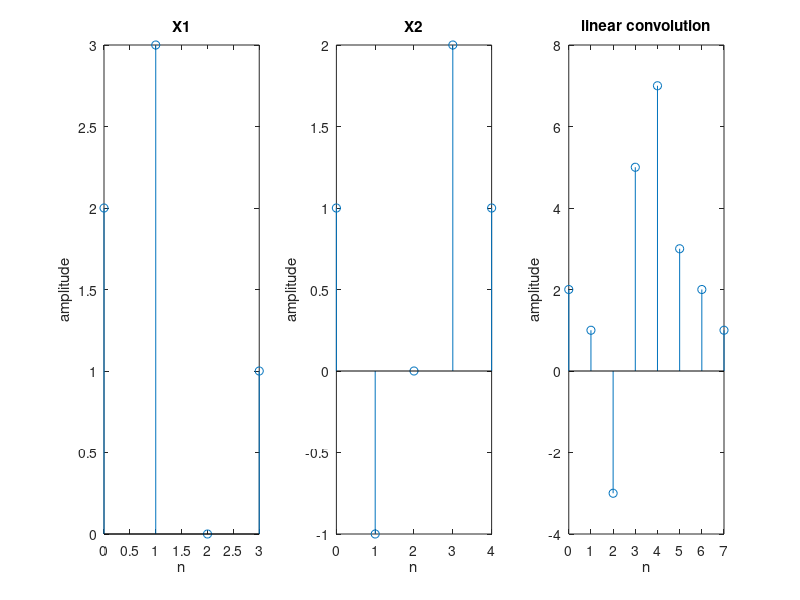

Reproduce this figure in MATLAB.
x1 = [2,3,0,1];
nx1=[0:length(x1)-1];
x2 = [1,-1,0,2,1];
nx2=[0:length(x2)-1];
y=conv(x1,x2);
ny=[0:1:length(y)-1];
subplot(1,3,1)
stem(nx1,x1);
xlabel('n')
ylabel('amplitude')
title('X1')
subplot(1,3,2)
stem(nx2,x2)
xlabel('n')
ylabel('amplitude')
title('X2')
subplot(1,3,3)
stem(ny,y);
xlabel('n')
ylabel('amplitude')
title('linear convolution') 

